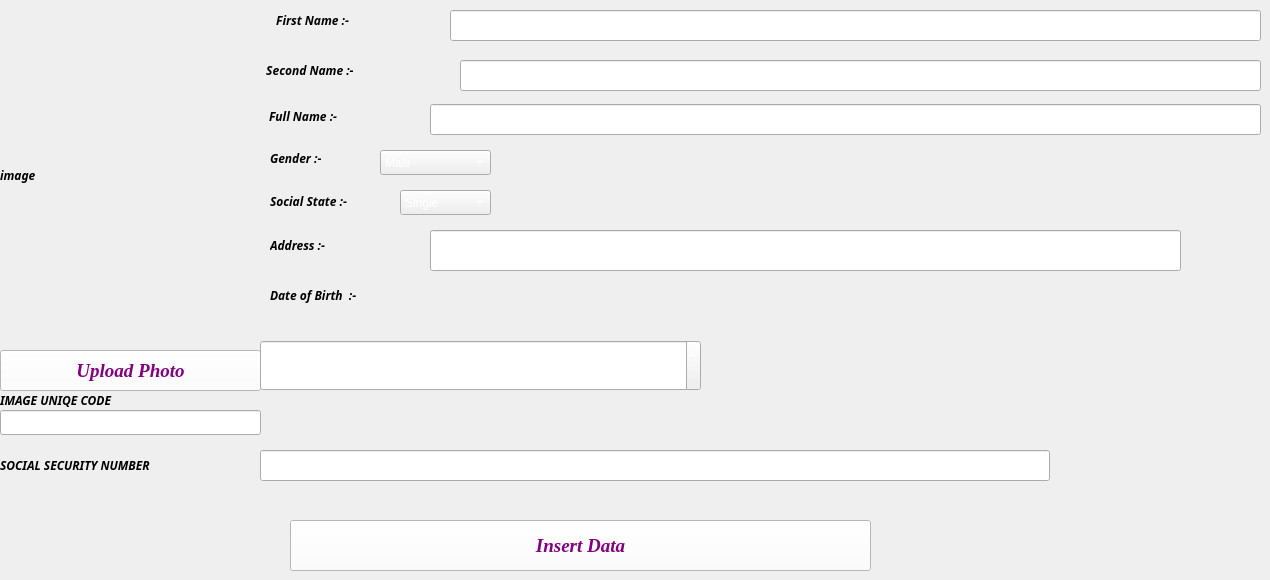
       <widget class="QWidget" name="tab">
        <attribute name="title">
         <string>Insert</string>
        </attribute>
        <widget class="QLineEdit" name="image_uniqe_code">
         <property name="geometry">
          <rect>
           <x>0</x>
           <y>410</y>
           <width>261</width>
           <height>25</height>
          </rect>
         </property>
         <property name="styleSheet">
          <string notr="true">color:white;</string>
         </property>
        </widget>
        <widget class="QLabel" name="label">
         <property name="geometry">
          <rect>
           <x>0</x>
           <y>390</y>
           <width>191</width>
           <height>21</height>
          </rect>
         </property>
         <property name="font">
          <font>
           <family>Bodoni MT</family>
           <weight>75</weight>
           <italic>true</italic>
           <bold>true</bold>
          </font>
         </property>
         <property name="text">
          <string>IMAGE UNIQE CODE</string>
         </property>
        </widget>
        <widget class="QPushButton" name="upload_photo_button">
         <property name="geometry">
          <rect>
           <x>0</x>
           <y>350</y>
           <width>261</width>
           <height>41</height>
          </rect>
         </property>
         <property name="font">
          <font>
           <family>Times New Roman</family>
           <pointsize>14</pointsize>
           <weight>75</weight>
           <italic>true</italic>
           <bold>true</bold>
          </font>
         </property>
         <property name="styleSheet">
          <string notr="true">color:purple;
background-color:white;</string>
         </property>
         <property name="text">
          <string>Upload Photo</string>
         </property>
        </widget>
        <widget class="QLabel" name="label_2">
         <property name="geometry">
          <rect>
           <x>270</x>
           <y>0</y>
           <width>140</width>
           <height>41</height>
          </rect>
         </property>
         <property name="font">
          <font>
           <family>Bodoni MT</family>
           <weight>75</weight>
           <italic>true</italic>
           <bold>true</bold>
          </font>
         </property>
         <property name="text">
          <string>  First Name :-</string>
         </property>
        </widget>
        <widget class="QLabel" name="label_3">
         <property name="geometry">
          <rect>
           <x>260</x>
           <y>50</y>
           <width>160</width>
           <height>41</height>
          </rect>
         </property>
         <property name="font">
          <font>
           <family>Bodoni MT</family>
           <weight>75</weight>
           <italic>true</italic>
           <bold>true</bold>
          </font>
         </property>
         <property name="text">
          <string>  Second Name :-</string>
         </property>
        </widget>
        <widget class="QLabel" name="label_4">
         <property name="geometry">
          <rect>
           <x>266</x>
           <y>96</y>
           <width>120</width>
           <height>41</height>
          </rect>
         </property>
         <property name="font">
          <font>
           <family>Bodoni MT</family>
           <weight>75</weight>
           <italic>true</italic>
           <bold>true</bold>
          </font>
         </property>
         <property name="text">
          <string> Full Name :-</string>
         </property>
        </widget>
        <widget class="QLabel" name="label_5">
         <property name="geometry">
          <rect>
           <x>270</x>
           <y>150</y>
           <width>90</width>
           <height>17</height>
          </rect>
         </property>
         <property name="font">
          <font>
           <family>Bodoni MT</family>
           <weight>75</weight>
           <italic>true</italic>
           <bold>true</bold>
          </font>
         </property>
         <property name="text">
          <string>Gender :-</string>
         </property>
        </widget>
        <widget class="QLabel" name="label_6">
         <property name="geometry">
          <rect>
           <x>270</x>
           <y>186</y>
           <width>120</width>
           <height>31</height>
          </rect>
         </property>
         <property name="font">
          <font>
           <family>Bodoni MT</family>
           <weight>75</weight>
           <italic>true</italic>
           <bold>true</bold>
          </font>
         </property>
         <property name="text">
          <string>Social State :-</string>
         </property>
        </widget>
        <widget class="QLabel" name="label_7">
         <property name="geometry">
          <rect>
           <x>270</x>
           <y>230</y>
           <width>110</width>
           <height>31</height>
          </rect>
         </property>
         <property name="font">
          <font>
           <family>Bodoni MT</family>
           <weight>75</weight>
           <italic>true</italic>
           <bold>true</bold>
          </font>
         </property>
         <property name="text">
          <string>Address :-</string>
         </property>
        </widget>
        <widget class="QLabel" name="label_8">
         <property name="geometry">
          <rect>
           <x>270</x>
           <y>280</y>
           <width>150</width>
           <height>31</height>
          </rect>
         </property>
         <property name="font">
          <font>
           <family>Bodoni MT</family>
           <weight>75</weight>
           <italic>true</italic>
           <bold>true</bold>
          </font>
         </property>
         <property name="text">
          <string>Date of Birth  :-</string>
         </property>
        </widget>
        <widget class="QDateTimeEdit" name="date_of_birth">
         <property name="geometry">
          <rect>
           <x>260</x>
           <y>340</y>
           <width>441</width>
           <height>51</height>
          </rect>
         </property>
         <property name="styleSheet">
          <string notr="true">color:white;</string>
         </property>
        </widget>
        <widget class="QLabel" name="label_10">
         <property name="geometry">
          <rect>
           <x>0</x>
           <y>450</y>
           <width>251</width>
           <height>31</height>
          </rect>
         </property>
         <property name="font">
          <font>
           <family>Bodoni MT</family>
           <weight>75</weight>
           <italic>true</italic>
           <bold>true</bold>
          </font>
         </property>
         <property name="text">
          <string>SOCIAL SECURITY NUMBER</string>
         </property>
        </widget>
        <widget class="QLineEdit" name="address">
         <property name="geometry">
          <rect>
           <x>430</x>
           <y>230</y>
           <width>751</width>
           <height>41</height>
          </rect>
         </property>
         <property name="styleSheet">
          <string notr="true">color:white;</string>
         </property>
        </widget>
        <widget class="QComboBox" name="socia_state">
         <property name="geometry">
          <rect>
           <x>400</x>
           <y>190</y>
           <width>91</width>
           <height>25</height>
          </rect>
         </property>
         <property name="styleSheet">
          <string notr="true">color:white;</string>
         </property>
         <item>
          <property name="text">
           <string>Single</string>
          </property>
         </item>
         <item>
          <property name="text">
           <string>Married</string>
          </property>
         </item>
        </widget>
        <widget class="QComboBox" name="gender_type">
         <property name="geometry">
          <rect>
           <x>380</x>
           <y>150</y>
           <width>111</width>
           <height>25</height>
          </rect>
         </property>
         <property name="styleSheet">
          <string notr="true">color:white;</string>
         </property>
         <item>
          <property name="text">
           <string>Male</string>
          </property>
         </item>
         <item>
          <property name="text">
           <string>Female</string>
          </property>
         </item>
        </widget>
        <widget class="QLineEdit" name="full_name">
         <property name="geometry">
          <rect>
           <x>430</x>
           <y>104</y>
           <width>831</width>
           <height>31</height>
          </rect>
         </property>
         <property name="styleSheet">
          <string notr="true">color:white;</string>
         </property>
        </widget>
        <widget class="QLineEdit" name="first_name">
         <property name="geometry">
          <rect>
           <x>450</x>
           <y>10</y>
           <width>811</width>
           <height>31</height>
          </rect>
         </property>
         <property name="styleSheet">
          <string notr="true">color:white;</string>
         </property>
        </widget>
        <widget class="QLineEdit" name="second_name">
         <property name="geometry">
          <rect>
           <x>460</x>
           <y>60</y>
           <width>801</width>
           <height>31</height>
          </rect>
         </property>
         <property name="styleSheet">
          <string notr="true">color:white;</string>
         </property>
        </widget>
        <widget class="QLineEdit" name="social_security_number">
         <property name="geometry">
          <rect>
           <x>260</x>
           <y>450</y>
           <width>790</width>
           <height>31</height>
          </rect>
         </property>
         <property name="styleSheet">
          <string notr="true">color:white;</string>
         </property>
        </widget>
        <widget class="QPushButton" name="insert_data_button">
         <property name="geometry">
          <rect>
           <x>290</x>
           <y>520</y>
           <width>581</width>
           <height>51</height>
          </rect>
         </property>
         <property name="font">
          <font>
           <family>Times New Roman</family>
           <pointsize>14</pointsize>
           <weight>75</weight>
           <italic>true</italic>
           <bold>true</bold>
          </font>
         </property>
         <property name="styleSheet">
          <string notr="true">color:purple;
background-color:white;</string>
         </property>
         <property name="text">
          <string>Insert Data</string>
         </property>
        </widget>
        <widget class="QLabel" name="image_person">
         <property name="geometry">
          <rect>
           <x>0</x>
           <y>10</y>
           <width>251</width>
           <height>331</height>
          </rect>
         </property>
         <property name="font">
          <font>
           <family>Bodoni MT</family>
           <weight>75</weight>
           <italic>true</italic>
           <bold>true</bold>
          </font>
         </property>
         <property name="text">
          <string>image</string>
         </property>
        </widget>
       </widget>
